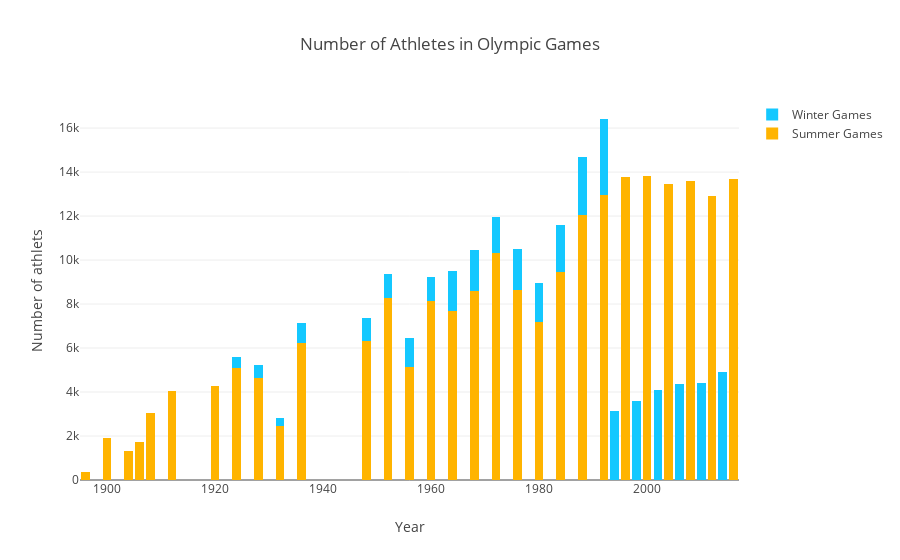

Here is the notebook cell this chart was saved with:
### Code cell
init_notebook_mode(connected=True)

traceS = go.Bar(x = df_Summer['Year'],y = df_Summer['Num_Athletes'],name="Summer Games",
                marker=dict(color='rgb(270,180,0)',opacity=1,))

traceW = go.Bar(x = df_Winter['Year'],y = df_Winter['Num_Athletes'],name="Winter Games",
                marker=dict(color='rgb(20,200,255)'))

layout = dict(title = 'Number of Athletes in Olympic Games',
          xaxis = dict(title = 'Year', showticklabels=True), 
          yaxis = dict(title = 'Number of athlets'),
          barmode='stack')

fig = dict(data= [traceS, traceW], layout=layout)
iplot(fig, filename='Number_athletes_olympiads')

### Figure 1 — Plotly figure (JSON) as saved in the notebook; plotly's stock layout.template omitted (floating-point values rounded to 4 significant figures)
{"data": [{"marker": {"color": "rgb(270,180,0)", "opacity": 1}, "name": "Summer Games", "type": "bar", "uid": "efcde994-f04d-11e8-a2bb-6a00023e0920", "x": [1896, 1900, 1904, 1906, 1908, 1912, 1920, 1924, 1928, 1932, 1936, 1948, 1952, 1956, 1956, 1960, 1964, 1968, 1972, 1976, 1980, 1984, 1988, 1992, 1996, 2000, 2004, 2008, 2012, 2016], "y": [380, 1898, 1301, 1733, 3069, 4040, 4292, 5110, 4656, 2465, 6251, 6308, 8270, 4829, 298, 8119, 7702, 8588, 10304, 8641, 7191, 9454, 12037, 12977, 13780, 13821, 13443, 13602, 12920, 13688]}, {"marker": {"color": "rgb(20,200,255)"}, "name": "Winter Games", "type": "bar", "uid": "efd32a92-f04d-11e8-9440-6a00023e0920", "x": [1924, 1928, 1932, 1936, 1948, 1952, 1956, 1960, 1964, 1968, 1972, 1976, 1980, 1984, 1988, 1992, 1994, 1998, 2002, 2006, 2010, 2014], "y": [460, 582, 352, 895, 1075, 1088, 1307, 1116, 1778, 1891, 1655, 1861, 1746, 2134, 2639, 3436, 3160, 3605, 4109, 4382, 4402, 4891]}], "layout": {"barmode": "stack", "title": "Number of Athletes in Olympic Games", "xaxis": {"showticklabels": true, "title": "Year"}, "yaxis": {"title": "Number of athlets"}}}
